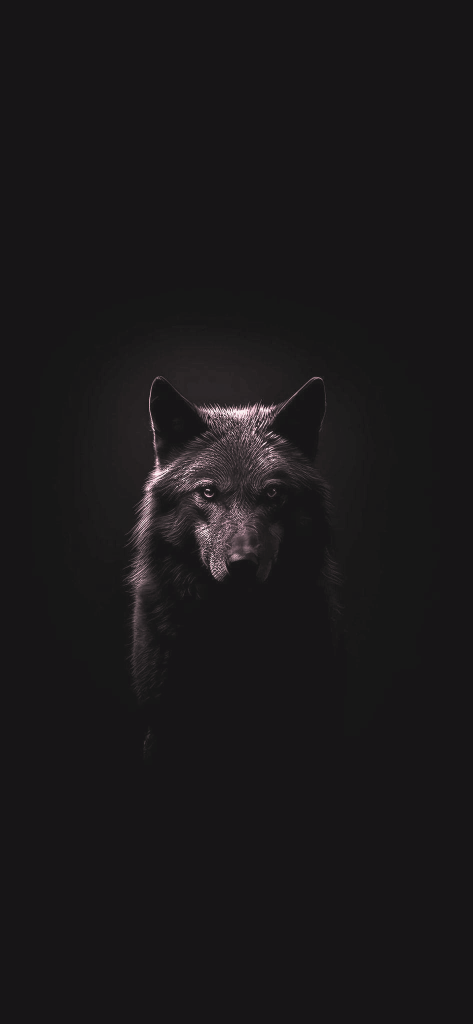
#> input picture PhotoJS_Edited_Image.png, 945 x 2048 px (shown at 1/2 size); its folder holds only this picture in this run
$ python -i enhancement_engine_improved.py   (imports and definitions only)   (older library calls are emulated)
#> lines starting #> are read from the running program, lines starting #| are printed output that depends on the picture
"""
IMPROVED AI Image Enhancement Engine
Uses PIL + OpenCV for professional-quality image enhancement
Includes: denoise, smart sharpening, better color correction
"""

from PIL import Image, ImageEnhance, ImageFilter, ImageOps
import cv2
import numpy as np
import logging
from typing import Tuple
import time

# Configure logging
# [1 line not run here, left out]
logger = logging.getLogger(__name__)


class ImprovedEnhancementEngine:
    """
    Enhanced image processing with OpenCV + PIL
    """

    def __init__(self):
        """Initialize the enhancement engine"""
        logger.info("Improved Enhancement Engine initialized (PIL + OpenCV)")

    def _pil_to_cv2(self, pil_image: Image.Image) -> np.ndarray:
        """Convert PIL Image to OpenCV format"""
        return cv2.cvtColor(np.array(pil_image), cv2.COLOR_RGB2BGR)

    def _cv2_to_pil(self, cv2_image: np.ndarray) -> Image.Image:
        """Convert OpenCV image to PIL format"""
        return Image.fromarray(cv2.cvtColor(cv2_image, cv2.COLOR_BGR2RGB))

    def _denoise_image(self, image: Image.Image, strength: float = 0.5) -> Image.Image:
        """
        Advanced noise reduction using OpenCV
        Preserves edges while removing noise
        """
        cv_img = self._pil_to_cv2(image)

        # Use fastNlMeansDenoisingColored for color images
        # h: filter strength (higher = more denoising)
        # hColor: color component filter strength
        h = int(10 * strength)
        h_color = int(10 * strength)

        denoised = cv2.fastNlMeansDenoisingColored(
            cv_img,
            None,
            h=h,
            hColor=h_color,
            templateWindowSize=7,
            searchWindowSize=21
        )

        return self._cv2_to_pil(denoised)

    def _auto_color_correct(self, image: Image.Image) -> Image.Image:
        """
        Intelligent auto color correction
        Fixes white balance and exposure
        """
        cv_img = self._pil_to_cv2(image)

        # Convert to LAB color space
        lab = cv2.cvtColor(cv_img, cv2.COLOR_BGR2LAB)
        l, a, b = cv2.split(lab)

        # Apply CLAHE (Contrast Limited Adaptive Histogram Equalization) to L channel
        clahe = cv2.createCLAHE(clipLimit=2.0, tileGridSize=(8, 8))
        l = clahe.apply(l)

        # Merge channels
        lab = cv2.merge([l, a, b])

        # Convert back to BGR
        corrected = cv2.cvtColor(lab, cv2.COLOR_LAB2BGR)

        return self._cv2_to_pil(corrected)

    def _smart_sharpen(self, image: Image.Image, strength: float = 0.7) -> Image.Image:
        """
        Advanced sharpening that preserves natural look
        Uses unsharp mask with edge detection
        """
        cv_img = self._pil_to_cv2(image)

        # Create gaussian blur
        kernel_size = 5
        sigma = 1.0
        blurred = cv2.GaussianBlur(cv_img, (kernel_size, kernel_size), sigma)

        # Unsharp mask: original + (original - blurred) * amount
        amount = strength * 1.5
        sharpened = cv2.addWeighted(cv_img, 1.0 + amount, blurred, -amount, 0)

        # Clip values to valid range
        sharpened = np.clip(sharpened, 0, 255).astype(np.uint8)

        return self._cv2_to_pil(sharpened)

    def _enhance_details(self, image: Image.Image, strength: float = 0.6) -> Image.Image:
        """
        Enhance fine details using bilateral filter
        Preserves edges while enhancing texture
        """
        cv_img = self._pil_to_cv2(image)

        # Bilateral filter: smooths while preserving edges
        d = 9  # diameter
        sigma_color = 75
        sigma_space = 75
        smooth = cv2.bilateralFilter(cv_img, d, sigma_color, sigma_space)

        # Extract details by subtracting smooth from original
        details = cv2.subtract(cv_img, smooth)

        # Enhance details
        enhanced_details = cv2.multiply(details, strength + 1.0)

        # Add enhanced details back
        result = cv2.add(cv_img, enhanced_details)
        result = np.clip(result, 0, 255).astype(np.uint8)

        return self._cv2_to_pil(result)

    def _detect_image_quality(self, image: Image.Image) -> dict:
        """
        Analyze image quality metrics
        Returns: brightness, contrast, sharpness scores
        """
        cv_img = self._pil_to_cv2(image)
        gray = cv2.cvtColor(cv_img, cv2.COLOR_BGR2GRAY)

        # Brightness (mean pixel value)
        brightness = float(np.mean(gray) / 255.0)

        # Contrast (standard deviation)
        contrast = float(np.std(gray) / 128.0)

        # Sharpness (Laplacian variance)
        laplacian = cv2.Laplacian(gray, cv2.CV_64F)
        sharpness = float(laplacian.var() / 1000.0)
        sharpness = min(sharpness, 1.0)  # Normalize

        needs_enhancement = brightness < 0.4 or contrast < 0.5 or sharpness < 0.3

        return {
            'brightness': round(brightness, 2),
            'contrast': round(contrast, 2),
            'sharpness': round(sharpness, 2),
            'needs_enhancement': 'yes' if needs_enhancement else 'no'
        }


    def enhance(
        self,
        image: Image.Image,
        preset: str = 'general',
        scale: int = 1,
        strength: int = 80
    ) -> Tuple[Image.Image, dict]:
        """
        Enhanced image processing with pre-processing and better algorithms

        Args:
            image: PIL Image to enhance
            preset: Enhancement preset ('general', 'portrait', 'landscape')
            scale: Upscaling factor (1, 2, or 4)
            strength: Enhancement strength (0-100)

        Returns:
            Tuple of (enhanced PIL Image, metadata dict)
        """
        start_time = time.time()

        # Validate inputs
        if preset not in ['general', 'portrait', 'landscape']:
            raise ValueError(f"Invalid preset: {preset}")
        if scale not in [1, 2, 4]:
            raise ValueError(f"Invalid scale: {scale}")
        if not 0 <= strength <= 100:
            raise ValueError(f"Invalid strength: {strength}")

        original_width, original_height = image.size
        original_image = image.copy()

        # Convert to RGB if needed
        if image.mode != 'RGB':
            image = image.convert('RGB')

        # STEP 1: Analyze image quality
        quality_metrics = self._detect_image_quality(image)
        logger.info(f"Image quality: {quality_metrics}")

        # STEP 2: Pre-processing - Denoise if needed
        if quality_metrics['sharpness'] < 0.4 or strength > 60:
            denoise_strength = 0.3 if strength < 70 else 0.5
            logger.info(f"Applying denoise (strength: {denoise_strength})")
            image = self._denoise_image(image, denoise_strength)

        # STEP 3: Auto color correction
        if quality_metrics['brightness'] < 0.35 or quality_metrics['contrast'] < 0.4:
            logger.info("Applying auto color correction")
            image = self._auto_color_correct(image)

        # STEP 4: Upscaling if requested
        if scale > 1:
            new_width = original_width * scale
            new_height = original_height * scale
            # Use LANCZOS for high-quality upscaling
            image = image.resize((new_width, new_height), Image.Resampling.LANCZOS)
            logger.info(f"Upscaled from {original_width}x{original_height} to {new_width}x{new_height}")

        # STEP 5: Apply preset-specific enhancements
        if strength > 0:
            factor = strength / 100.0
            image = self._apply_preset_enhancement(image, preset, factor, quality_metrics)

        # STEP 6: Blend with original based on strength
        if strength < 100:
            # Progressive blending for natural look
            blend_factor = (strength / 100.0) * 0.85
            image = Image.blend(original_image.resize(image.size, Image.Resampling.LANCZOS),
                              image, blend_factor)

        # Check dimension limits
        output_width, output_height = image.size
        max_dimension = 4096
        if output_width > max_dimension or output_height > max_dimension:
            logger.warning(f"Output dimensions exceed {max_dimension}px, resizing...")
            image.thumbnail((max_dimension, max_dimension), Image.Resampling.LANCZOS)
            output_width, output_height = image.size

        processing_time = time.time() - start_time

        metadata = {
            'processing_time': round(processing_time, 2),
            'original_dimensions': [original_width, original_height],
            'output_dimensions': [output_width, output_height],
            'model_used': f'improved_{preset}',
            'preset': preset,
            'scale': scale,
            'strength': strength,
            'quality_metrics': quality_metrics,
            'device': 'cpu',
            'enhancements_applied': ['denoise', 'color_correction', 'smart_sharpen']
        }

        logger.info(f"Enhancement complete in {processing_time:.2f}s")

        return image, metadata

    def _apply_preset_enhancement(self, image: Image.Image, preset: str,
                                  factor: float, quality_metrics: dict) -> Image.Image:
        """
        Apply preset-specific enhancements with quality-aware adjustments
        """
        if preset == 'portrait':
            logger.info("Applying portrait enhancement")

            # Gentle brightness adjustment
            if quality_metrics['brightness'] < 0.5:
                enhancer = ImageEnhance.Brightness(image)
                image = enhancer.enhance(1.0 + (0.1 * factor))

            # Moderate contrast
            enhancer = ImageEnhance.Contrast(image)
            image = enhancer.enhance(1.0 + (0.15 * factor))

            # Smart sharpening for facial details
            image = self._smart_sharpen(image, factor * 0.6)

            # Subtle color enhancement
            enhancer = ImageEnhance.Color(image)
            image = enhancer.enhance(1.0 + (0.1 * factor))

        elif preset == 'landscape':
            logger.info("Applying landscape enhancement")

            # Vibrant colors for landscapes
            enhancer = ImageEnhance.Color(image)
            image = enhancer.enhance(1.0 + (0.25 * factor))

            # Strong contrast for dramatic effect
            enhancer = ImageEnhance.Contrast(image)
            image = enhancer.enhance(1.0 + (0.2 * factor))

            # Detail enhancement
            image = self._enhance_details(image, factor * 0.7)

            # Sharpening
            image = self._smart_sharpen(image, factor * 0.8)

        else:  # general
            logger.info("Applying general enhancement")

            # Balanced enhancement
            enhancer = ImageEnhance.Contrast(image)
            image = enhancer.enhance(1.0 + (0.18 * factor))

            # Color boost
            enhancer = ImageEnhance.Color(image)
            image = enhancer.enhance(1.0 + (0.15 * factor))

            # Smart sharpening
            image = self._smart_sharpen(image, factor * 0.7)

            # Detail enhancement
            if factor > 0.6:
                image = self._enhance_details(image, factor * 0.5)

        return image

    # [50 lines left out: function blur_background, not called in this run]


# Global instance
_improved_engine_instance = None

# [6 lines left out: function get_improved_enhancement_engine, not called in this run]

>>> from PIL import Image
>>> picture = Image.open('PhotoJS_Edited_Image.png')
#> picture is the input picture: PIL image 945x2048 RGBA; mean R, G, B, A 14.3, 12.1, 13.8, 242
>>> result = ImprovedEnhancementEngine().enhance(picture)
#> in _detect_image_quality, `brightness = float(np.mean(gray) / 255.0)`: brightness = 0.0513
#> in _detect_image_quality, `contrast = float(np.std(gray) / 128.0)`: contrast = 0.118
#> in _detect_image_quality, `laplacian = cv2.Laplacian(gray, cv2.CV_64F)`:
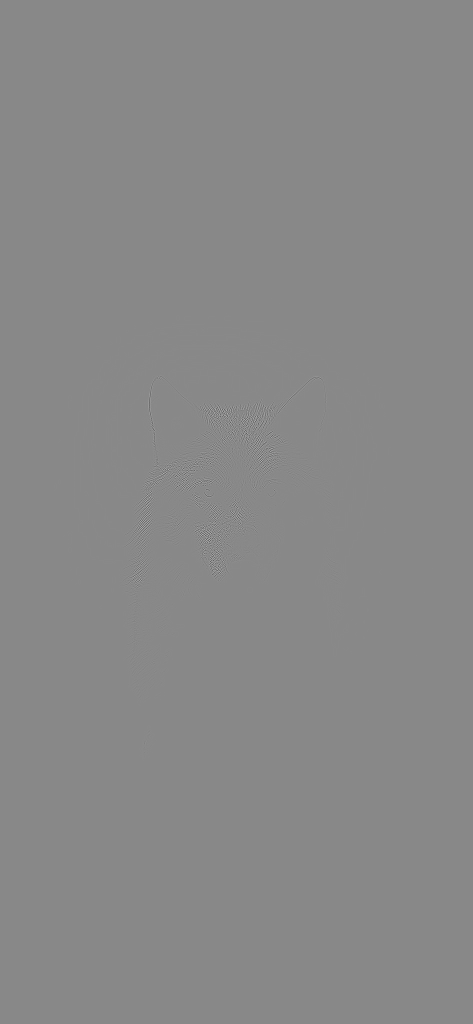
#> laplacian: shape (2048, 945) float64 (shown at 1/2 size); min -776, max 671, mean 0; drawn with min black and max white
#> in _detect_image_quality, `sharpness = float(laplacian.var() / 1000.0)`: sharpness = 0.6
#> in _detect_image_quality, `needs_enhancement = brightness < 0.4 or contrast < 0.5 or sharpness < ..`: needs_enhancement = True
#> in enhance, `quality_metrics = self._detect_image_quality(image)`: quality_metrics = {'brightness': 0.05, 'contrast': 0.12, 'sharpness': 0.6, 'needs_enhancement': 'yes'}
#> in _auto_color_correct, `lab = cv2.cvtColor(cv_img, cv2.COLOR_BGR2LAB)`: lab: shape (2048, 945, 3); mean of channels 0, 1, 2 9.3, 129.8, 126.5
#> in _auto_color_correct, `l = clahe.apply(l)`:
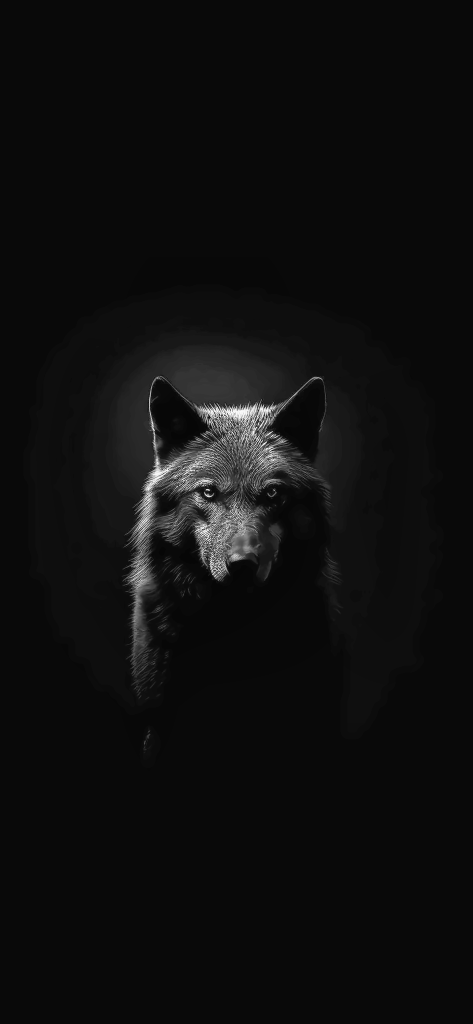
#> l: shape (2048, 945) (shown at 1/2 size); min 5, max 250, mean 14.5
#> in _auto_color_correct, `lab = cv2.merge([l, a, b])`: lab: shape (2048, 945, 3); mean of channels 0, 1, 2 14.5, 129.8, 126.5
#> in _enhance_details, `enhanced_details = cv2.multiply(details, strength + 1.0)`:
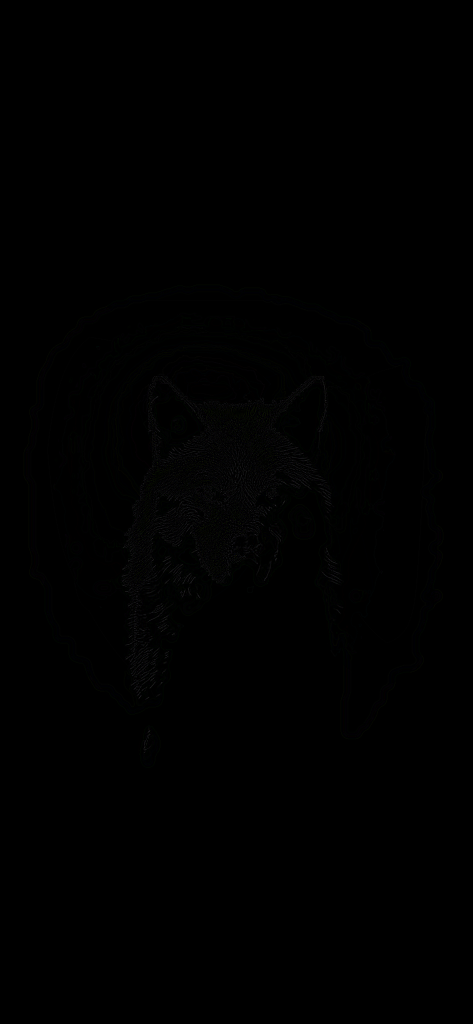
#> enhanced_details: shape (2048, 945, 3) (shown at 1/2 size); mean R, G, B 0.3, 0.4, 0.4
#> (the run stopped early here; a loop or call above may not have finished)
